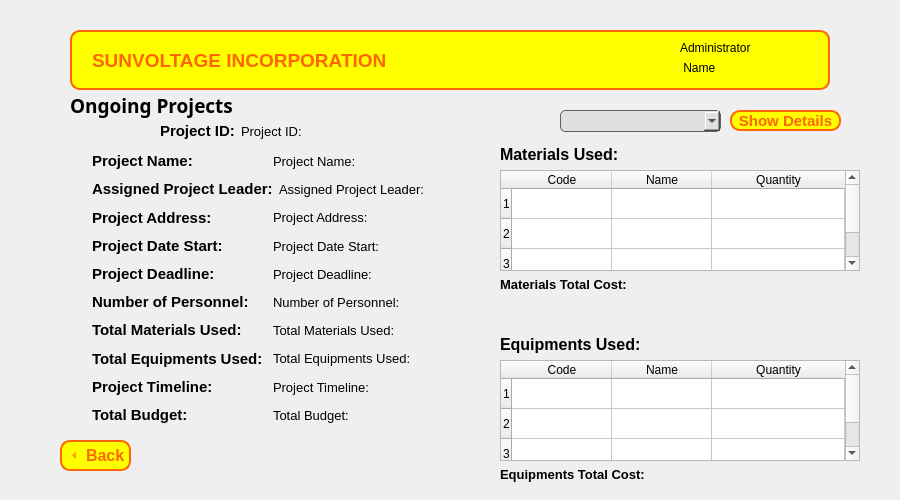
<?xml version="1.0" encoding="UTF-8"?>
<ui version="4.0">
 <class>Form</class>
 <widget class="QWidget" name="Form">
  <property name="geometry">
   <rect>
    <x>0</x>
    <y>0</y>
    <width>900</width>
    <height>500</height>
   </rect>
  </property>
  <property name="windowTitle">
   <string>Form</string>
  </property>
  <widget class="QLabel" name="adminNamelbl">
   <property name="geometry">
    <rect>
     <x>680</x>
     <y>60</y>
     <width>81</width>
     <height>16</height>
    </rect>
   </property>
   <property name="text">
    <string> Name</string>
   </property>
  </widget>
  <widget class="QLabel" name="lbl_title">
   <property name="geometry">
    <rect>
     <x>70</x>
     <y>90</y>
     <width>291</width>
     <height>31</height>
    </rect>
   </property>
   <property name="font">
    <font>
     <family>Segoe UI Black</family>
     <pointsize>14</pointsize>
     <bold>true</bold>
    </font>
   </property>
   <property name="text">
    <string>Ongoing Projects</string>
   </property>
  </widget>
  <widget class="QLabel" name="label_User">
   <property name="geometry">
    <rect>
     <x>680</x>
     <y>40</y>
     <width>111</width>
     <height>16</height>
    </rect>
   </property>
   <property name="text">
    <string>Administrator</string>
   </property>
  </widget>
  <widget class="QLabel" name="Header">
   <property name="geometry">
    <rect>
     <x>70</x>
     <y>30</y>
     <width>760</width>
     <height>60</height>
    </rect>
   </property>
   <property name="font">
    <font>
     <pointsize>14</pointsize>
     <bold>true</bold>
    </font>
   </property>
   <property name="styleSheet">
    <string notr="true">color: rgb(255, 102, 0);
background-color: rgb(255, 255, 0);
border-color: rgb(255, 102, 0);
border: 2px solid #ff6600; 
border-radius: 10px;
</string>
   </property>
   <property name="text">
    <string>SUNVOLTAGE INCORPORATION</string>
   </property>
   <property name="textFormat">
    <enum>Qt::AutoText</enum>
   </property>
   <property name="scaledContents">
    <bool>false</bool>
   </property>
   <property name="margin">
    <number>0</number>
   </property>
   <property name="indent">
    <number>20</number>
   </property>
  </widget>
  <widget class="QToolButton" name="backButton">
   <property name="geometry">
    <rect>
     <x>60</x>
     <y>440</y>
     <width>71</width>
     <height>31</height>
    </rect>
   </property>
   <property name="font">
    <font>
     <pointsize>12</pointsize>
     <bold>true</bold>
    </font>
   </property>
   <property name="styleSheet">
    <string notr="true">QToolButton {
				color: rgb(255, 102, 0);
                background-color: rgb(255, 255, 0);
                border-color: rgb(255, 102, 0);
                border: 2px solid #ff6600;
                border-radius: 10px;
            }
            QToolButton:hover, QToolButton:pressed {
                background-color: rgb(255, 183, 0);
            }</string>
   </property>
   <property name="text">
    <string>Back</string>
   </property>
   <property name="iconSize">
    <size>
     <width>20</width>
     <height>20</height>
    </size>
   </property>
   <property name="checkable">
    <bool>true</bool>
   </property>
   <property name="checked">
    <bool>false</bool>
   </property>
   <property name="toolButtonStyle">
    <enum>Qt::ToolButtonTextBesideIcon</enum>
   </property>
   <property name="arrowType">
    <enum>Qt::LeftArrow</enum>
   </property>
  </widget>
  <widget class="QToolButton" name="button_show_details">
   <property name="geometry">
    <rect>
     <x>730</x>
     <y>110</y>
     <width>111</width>
     <height>21</height>
    </rect>
   </property>
   <property name="font">
    <font>
     <pointsize>11</pointsize>
     <bold>true</bold>
    </font>
   </property>
   <property name="styleSheet">
    <string notr="true">QToolButton {
				color: rgb(255, 102, 0);
                background-color: rgb(255, 255, 0);
                border-color: rgb(255, 102, 0);
                border: 2px solid #ff6600;
                border-radius: 10px;
            }
            QToolButton:hover, QToolButton:pressed {
                background-color: rgb(255, 183, 0);
            }</string>
   </property>
   <property name="text">
    <string>Show Details</string>
   </property>
   <property name="iconSize">
    <size>
     <width>20</width>
     <height>20</height>
    </size>
   </property>
   <property name="checkable">
    <bool>true</bool>
   </property>
   <property name="checked">
    <bool>false</bool>
   </property>
   <property name="toolButtonStyle">
    <enum>Qt::ToolButtonTextOnly</enum>
   </property>
   <property name="autoRaise">
    <bool>false</bool>
   </property>
   <property name="arrowType">
    <enum>Qt::NoArrow</enum>
   </property>
  </widget>
  <widget class="QTableWidget" name="table_used_materials">
   <property name="geometry">
    <rect>
     <x>500</x>
     <y>170</y>
     <width>360</width>
     <height>101</height>
    </rect>
   </property>
   <property name="editTriggers">
    <set>QAbstractItemView::AnyKeyPressed|QAbstractItemView::DoubleClicked|QAbstractItemView::EditKeyPressed</set>
   </property>
   <property name="selectionBehavior">
    <enum>QAbstractItemView::SelectRows</enum>
   </property>
   <property name="textElideMode">
    <enum>Qt::ElideRight</enum>
   </property>
   <property name="horizontalScrollMode">
    <enum>QAbstractItemView::ScrollPerItem</enum>
   </property>
   <property name="rowCount">
    <number>3</number>
   </property>
   <attribute name="horizontalHeaderStretchLastSection">
    <bool>true</bool>
   </attribute>
   <attribute name="verticalHeaderStretchLastSection">
    <bool>false</bool>
   </attribute>
   <row/>
   <row/>
   <row/>
   <column>
    <property name="text">
     <string>Code</string>
    </property>
   </column>
   <column>
    <property name="text">
     <string>Name</string>
    </property>
   </column>
   <column>
    <property name="text">
     <string>Quantity</string>
    </property>
   </column>
  </widget>
  <widget class="QLabel" name="label_project_materials_2">
   <property name="geometry">
    <rect>
     <x>500</x>
     <y>140</y>
     <width>131</width>
     <height>29</height>
    </rect>
   </property>
   <property name="font">
    <font>
     <pointsize>12</pointsize>
     <bold>true</bold>
    </font>
   </property>
   <property name="text">
    <string>Materials Used:</string>
   </property>
  </widget>
  <widget class="QTableWidget" name="table_used_equipments">
   <property name="geometry">
    <rect>
     <x>500</x>
     <y>360</y>
     <width>360</width>
     <height>101</height>
    </rect>
   </property>
   <property name="editTriggers">
    <set>QAbstractItemView::AnyKeyPressed|QAbstractItemView::DoubleClicked|QAbstractItemView::EditKeyPressed</set>
   </property>
   <property name="selectionBehavior">
    <enum>QAbstractItemView::SelectRows</enum>
   </property>
   <property name="textElideMode">
    <enum>Qt::ElideRight</enum>
   </property>
   <property name="horizontalScrollMode">
    <enum>QAbstractItemView::ScrollPerItem</enum>
   </property>
   <property name="rowCount">
    <number>3</number>
   </property>
   <attribute name="horizontalHeaderStretchLastSection">
    <bool>true</bool>
   </attribute>
   <attribute name="verticalHeaderStretchLastSection">
    <bool>false</bool>
   </attribute>
   <row/>
   <row/>
   <row/>
   <column>
    <property name="text">
     <string>Code</string>
    </property>
   </column>
   <column>
    <property name="text">
     <string>Name</string>
    </property>
   </column>
   <column>
    <property name="text">
     <string>Quantity</string>
    </property>
   </column>
  </widget>
  <widget class="QLabel" name="label_project_materials_3">
   <property name="geometry">
    <rect>
     <x>500</x>
     <y>330</y>
     <width>171</width>
     <height>29</height>
    </rect>
   </property>
   <property name="font">
    <font>
     <pointsize>12</pointsize>
     <bold>true</bold>
    </font>
   </property>
   <property name="text">
    <string>Equipments Used:</string>
   </property>
  </widget>
  <widget class="QLabel" name="lbl_mtl_cost">
   <property name="geometry">
    <rect>
     <x>500</x>
     <y>270</y>
     <width>221</width>
     <height>29</height>
    </rect>
   </property>
   <property name="font">
    <font>
     <pointsize>10</pointsize>
     <bold>true</bold>
    </font>
   </property>
   <property name="text">
    <string>Materials Total Cost:</string>
   </property>
  </widget>
  <widget class="QLabel" name="lbl_eqpt_cost">
   <property name="geometry">
    <rect>
     <x>500</x>
     <y>460</y>
     <width>241</width>
     <height>29</height>
    </rect>
   </property>
   <property name="font">
    <font>
     <pointsize>10</pointsize>
     <bold>true</bold>
    </font>
   </property>
   <property name="text">
    <string>Equipments Total Cost:</string>
   </property>
  </widget>
  <widget class="QComboBox" name="projects_ddl">
   <property name="geometry">
    <rect>
     <x>560</x>
     <y>110</y>
     <width>161</width>
     <height>22</height>
    </rect>
   </property>
   <property name="styleSheet">
    <string notr="true">QComboBox {
	border: 1px solid #616161;
	background-color: #E0E0E0;
	border-radius: 5px;
}

QComboBox::placeholder {
    color: #a9a9a9;
}

QComboBox:focus {
    border: 2px solid #ff6600;
}</string>
   </property>
   <property name="placeholderText">
    <string>Projectssss...</string>
   </property>
  </widget>
  <widget class="QWidget" name="">
   <property name="geometry">
    <rect>
     <x>92</x>
     <y>150</y>
     <width>356</width>
     <height>276</height>
    </rect>
   </property>
   <layout class="QVBoxLayout" name="verticalLayout">
    <item>
     <layout class="QHBoxLayout" name="horizontalLayout">
      <item>
       <widget class="QLabel" name="label_project_name_2">
        <property name="font">
         <font>
          <pointsize>11</pointsize>
          <bold>true</bold>
         </font>
        </property>
        <property name="text">
         <string>Project Name:</string>
        </property>
       </widget>
      </item>
      <item>
       <widget class="QLabel" name="label_project_name">
        <property name="font">
         <font>
          <pointsize>10</pointsize>
          <bold>false</bold>
         </font>
        </property>
        <property name="text">
         <string>Project Name:</string>
        </property>
       </widget>
      </item>
     </layout>
    </item>
    <item>
     <layout class="QHBoxLayout" name="horizontalLayout_2">
      <item>
       <widget class="QLabel" name="label_project_leader_2">
        <property name="font">
         <font>
          <pointsize>11</pointsize>
          <bold>true</bold>
         </font>
        </property>
        <property name="text">
         <string>Assigned Project Leader:</string>
        </property>
       </widget>
      </item>
      <item>
       <widget class="QLabel" name="label_project_leader">
        <property name="font">
         <font>
          <pointsize>10</pointsize>
          <bold>false</bold>
         </font>
        </property>
        <property name="text">
         <string>Assigned Project Leader:</string>
        </property>
       </widget>
      </item>
     </layout>
    </item>
    <item>
     <layout class="QHBoxLayout" name="horizontalLayout_3">
      <item>
       <widget class="QLabel" name="label_project_address_2">
        <property name="font">
         <font>
          <pointsize>11</pointsize>
          <bold>true</bold>
         </font>
        </property>
        <property name="text">
         <string>Project Address:</string>
        </property>
       </widget>
      </item>
      <item>
       <widget class="QLabel" name="label_project_address">
        <property name="font">
         <font>
          <pointsize>10</pointsize>
          <bold>false</bold>
         </font>
        </property>
        <property name="text">
         <string>Project Address:</string>
        </property>
       </widget>
      </item>
     </layout>
    </item>
    <item>
     <layout class="QHBoxLayout" name="horizontalLayout_4">
      <item>
       <widget class="QLabel" name="label_project_start_2">
        <property name="font">
         <font>
          <pointsize>11</pointsize>
          <bold>true</bold>
         </font>
        </property>
        <property name="text">
         <string>Project Date Start:</string>
        </property>
       </widget>
      </item>
      <item>
       <widget class="QLabel" name="label_project_start">
        <property name="font">
         <font>
          <pointsize>10</pointsize>
          <bold>false</bold>
         </font>
        </property>
        <property name="text">
         <string>Project Date Start:</string>
        </property>
       </widget>
      </item>
     </layout>
    </item>
    <item>
     <layout class="QHBoxLayout" name="horizontalLayout_5">
      <item>
       <widget class="QLabel" name="label_project_deadline_2">
        <property name="font">
         <font>
          <pointsize>11</pointsize>
          <bold>true</bold>
         </font>
        </property>
        <property name="text">
         <string>Project Deadline:</string>
        </property>
       </widget>
      </item>
      <item>
       <widget class="QLabel" name="label_project_deadline">
        <property name="font">
         <font>
          <pointsize>10</pointsize>
          <bold>false</bold>
         </font>
        </property>
        <property name="text">
         <string>Project Deadline:</string>
        </property>
       </widget>
      </item>
     </layout>
    </item>
    <item>
     <layout class="QHBoxLayout" name="horizontalLayout_6">
      <item>
       <widget class="QLabel" name="label_personnels_2">
        <property name="font">
         <font>
          <pointsize>11</pointsize>
          <bold>true</bold>
         </font>
        </property>
        <property name="text">
         <string>Number of Personnel: </string>
        </property>
       </widget>
      </item>
      <item>
       <widget class="QLabel" name="label_personnels">
        <property name="font">
         <font>
          <pointsize>10</pointsize>
          <bold>false</bold>
         </font>
        </property>
        <property name="text">
         <string>Number of Personnel: </string>
        </property>
       </widget>
      </item>
     </layout>
    </item>
    <item>
     <layout class="QHBoxLayout" name="horizontalLayout_7">
      <item>
       <widget class="QLabel" name="label_project_materials_4">
        <property name="font">
         <font>
          <pointsize>11</pointsize>
          <bold>true</bold>
         </font>
        </property>
        <property name="text">
         <string>Total Materials Used:</string>
        </property>
       </widget>
      </item>
      <item>
       <widget class="QLabel" name="label_project_materials">
        <property name="font">
         <font>
          <pointsize>10</pointsize>
          <bold>false</bold>
         </font>
        </property>
        <property name="text">
         <string>Total Materials Used:</string>
        </property>
       </widget>
      </item>
     </layout>
    </item>
    <item>
     <layout class="QHBoxLayout" name="horizontalLayout_8">
      <item>
       <widget class="QLabel" name="label_project_equipments_2">
        <property name="font">
         <font>
          <pointsize>11</pointsize>
          <bold>true</bold>
         </font>
        </property>
        <property name="text">
         <string>Total Equipments Used:</string>
        </property>
       </widget>
      </item>
      <item>
       <widget class="QLabel" name="label_project_equipments">
        <property name="font">
         <font>
          <pointsize>10</pointsize>
          <bold>false</bold>
         </font>
        </property>
        <property name="text">
         <string>Total Equipments Used:</string>
        </property>
       </widget>
      </item>
     </layout>
    </item>
    <item>
     <layout class="QHBoxLayout" name="horizontalLayout_10">
      <item>
       <widget class="QLabel" name="label_project_timeline_2">
        <property name="font">
         <font>
          <pointsize>11</pointsize>
          <bold>true</bold>
         </font>
        </property>
        <property name="text">
         <string>Project Timeline:</string>
        </property>
       </widget>
      </item>
      <item>
       <widget class="QLabel" name="label_project_timeline">
        <property name="font">
         <font>
          <pointsize>10</pointsize>
          <bold>false</bold>
         </font>
        </property>
        <property name="text">
         <string>Project Timeline:</string>
        </property>
       </widget>
      </item>
     </layout>
    </item>
    <item>
     <layout class="QHBoxLayout" name="horizontalLayout_9">
      <item>
       <widget class="QLabel" name="label_project_budget_2">
        <property name="font">
         <font>
          <pointsize>11</pointsize>
          <bold>true</bold>
         </font>
        </property>
        <property name="text">
         <string>Total Budget:</string>
        </property>
       </widget>
      </item>
      <item>
       <widget class="QLabel" name="label_project_budget">
        <property name="font">
         <font>
          <pointsize>10</pointsize>
          <bold>false</bold>
         </font>
        </property>
        <property name="text">
         <string>Total Budget:</string>
        </property>
       </widget>
      </item>
     </layout>
    </item>
   </layout>
  </widget>
  <widget class="QWidget" name="">
   <property name="geometry">
    <rect>
     <x>160</x>
     <y>120</y>
     <width>154</width>
     <height>22</height>
    </rect>
   </property>
   <layout class="QHBoxLayout" name="horizontalLayout_11">
    <item>
     <widget class="QLabel" name="label_project_id_2">
      <property name="font">
       <font>
        <pointsize>11</pointsize>
        <bold>true</bold>
       </font>
      </property>
      <property name="text">
       <string>Project ID:</string>
      </property>
     </widget>
    </item>
    <item>
     <widget class="QLabel" name="label_project_id">
      <property name="font">
       <font>
        <pointsize>10</pointsize>
        <bold>false</bold>
       </font>
      </property>
      <property name="text">
       <string>Project ID:</string>
      </property>
     </widget>
    </item>
   </layout>
  </widget>
  <zorder>Header</zorder>
  <zorder>adminNamelbl</zorder>
  <zorder>lbl_title</zorder>
  <zorder>label_User</zorder>
  <zorder>backButton</zorder>
  <zorder>button_show_details</zorder>
  <zorder>layoutWidget_2</zorder>
  <zorder>table_used_materials</zorder>
  <zorder>label_project_materials_2</zorder>
  <zorder>table_used_equipments</zorder>
  <zorder>label_project_materials_3</zorder>
  <zorder>lbl_mtl_cost</zorder>
  <zorder>lbl_eqpt_cost</zorder>
  <zorder>projects_ddl</zorder>
  <zorder>label_project_equipments_2</zorder>
  <zorder>label_project_start_2</zorder>
  <zorder>label_project_leader_2</zorder>
  <zorder>label_project_budget_2</zorder>
  <zorder>label_project_timeline_2</zorder>
  <zorder>label_project_materials_4</zorder>
  <zorder>label_project_deadline_2</zorder>
  <zorder>label_project_address_2</zorder>
  <zorder>label_personnels_2</zorder>
  <zorder>label_project_name</zorder>
  <zorder>label_project_leader</zorder>
  <zorder>label_project_address</zorder>
  <zorder>label_project_start</zorder>
  <zorder>label_project_deadline</zorder>
  <zorder>label_personnels</zorder>
  <zorder>label_project_materials</zorder>
  <zorder>label_project_equipments</zorder>
  <zorder>label_project_budget</zorder>
  <zorder>label_project_timeline</zorder>
  <zorder>label_project_id_2</zorder>
 </widget>
 <resources/>
 <connections/>
</ui>
